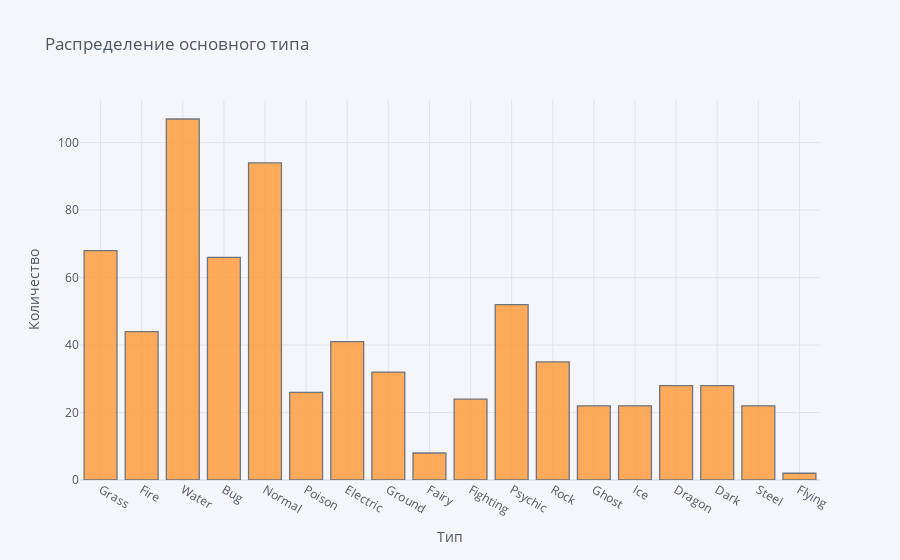

Notebook code cell kept with this figure:
### Markdown cell above
- Построить любой график (связанный с вашими данными) с помощью plotly

### Code cell
pokemons['Type 1'].iplot(kind='hist', xTitle='Тип', yTitle='Количество', title='Распределение основного типа')

### Figure 1 — Plotly figure (JSON) as saved in the notebook; plotly's stock layout.template omitted (floating-point values rounded to 4 significant figures; data arrays with more than 128 entries replaced by an {"elided": "..."} marker saying what was removed)
{"data": [{"histfunc": "count", "histnorm": "", "marker": {"color": "rgba(255, 153, 51, 1.0)", "line": {"color": "#4D5663", "width": 1.3}}, "name": "Type 1", "opacity": 0.8, "orientation": "v", "type": "histogram", "x": {"elided": "721 str values"}}], "layout": {"barmode": "overlay", "legend": {"bgcolor": "#F5F6F9", "font": {"color": "#4D5663"}}, "paper_bgcolor": "#F5F6F9", "plot_bgcolor": "#F5F6F9", "title": {"font": {"color": "#4D5663"}, "text": "Распределение основного типа"}, "xaxis": {"gridcolor": "#E1E5ED", "showgrid": true, "tickfont": {"color": "#4D5663"}, "title": {"font": {"color": "#4D5663"}, "text": "Тип"}, "zerolinecolor": "#E1E5ED"}, "yaxis": {"gridcolor": "#E1E5ED", "showgrid": true, "tickfont": {"color": "#4D5663"}, "title": {"font": {"color": "#4D5663"}, "text": "Количество"}, "zerolinecolor": "#E1E5ED"}}}
